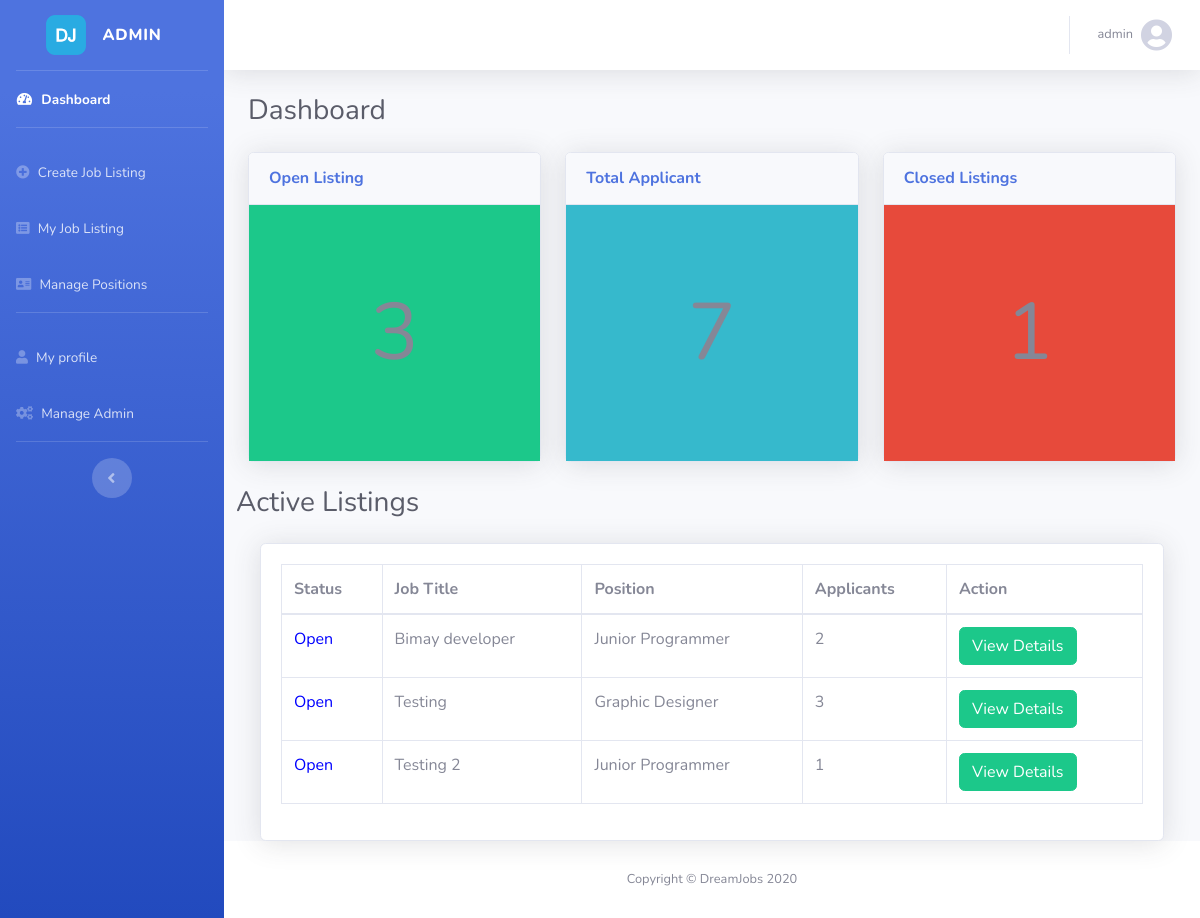
The app's page /Ccompdashboard.php (signed in) with its own data.
### tables this page shows
CREATE TABLE `trvacancy` (
  `VacancyID` varchar(15) NOT NULL,
  `VacancyTitle` varchar(50) NOT NULL,
  `CompanyID` varchar(15) DEFAULT NULL,
  `PositionID` varchar(15) DEFAULT NULL,
  `VacancyStatusId` int(11) DEFAULT NULL,
  `SalaryRangeID` int(11) DEFAULT NULL,
  `EducationTypeID` int(11) DEFAULT NULL,
  `VacancyLocation` varchar(255) DEFAULT NULL,
  `CreatedDate` date DEFAULT NULL,
  `UpdatedDate` date DEFAULT NULL,
  `CreatedBy` varchar(125) DEFAULT NULL,
  `UpdatedBy` varchar(125) DEFAULT NULL
);

CREATE TABLE `msvacancystatus` (
  `VacancyStatusID` int(11) NOT NULL,
  `VacancyStatusName` varchar(15) DEFAULT NULL
);

CREATE TABLE `msposition` (
  `PositionID` varchar(15) NOT NULL,
  `PositionName` varchar(255) DEFAULT NULL,
  `CreatedDate` date DEFAULT NULL,
  `UpdatedDate` date DEFAULT NULL,
  `CreatedBy` varchar(125) DEFAULT NULL,
  `UpdatedBy` varchar(125) DEFAULT NULL
);

### Ccompdashboard.php (the view, shortened to what this page needs)
<?php
include_once "config/DB.php";
if($_SESSION['RoleID']==2||$_SESSION['RoleID']==3){
?>
<!DOCTYPE html>
<html lang="en">
<head><meta http-equiv="Content-Type" content="text/html; charset=utf-8">
  <link href="vendor/fontawesome-free/css/all.min.css" rel="stylesheet" type="text/css">
  <link href="css/sb-admin-2.min.css" rel="stylesheet">
</head>
<body id="page-top">
 <?php
 include_once("Cexcontain.php");
 ?>
        <div class="container-fluid">
          <div class="d-sm-flex align-items-center justify-content-between mb-4">
            <h1 class="h3 mb-0 text-gray-800">Dashboard</h1>
          </div>
          <div class="row">
            <?php
                  $query="SELECT a.VacancyStatusID,VacancyStatusName,VacancyID,VacancyTitle,a.PositionID, PositionName
                  FROM trvacancy a join msvacancystatus m on a.VacancyStatusId=m.VacancyStatusID join msposition c on a.PositionID=c.PositionID
                  where a.VacancyStatusID=1";
                  $result=$conn->query($query);
                  $count=0;
                  if($result->num_rows<1){
                    $count=0;
                  }
                  else{
                    while($data=$result->fetch_assoc()){
                      $count++;
                    }
                  }
                  ?>
            <div  class="col-xl-4 col-lg-5">
                <div  class="card shadow mb-4">
                  <div  class="card-header py-3 d-flex flex-row align-items-center justify-content-between">
                    <h6  class="m-0 font-weight-bold text-primary">Open Listing</h6>
                  </div>
                  <div style="background-color: #1cc88a"class="card-body">
                      <div style="background-color: #1cc88a;padding: 100px;">
                          <h1   style="margin: -40px; text-align: center;font-size: 500%;"><?= $count;?></h1>
                        </div>
                      </div>
                    </div>
                  </div>
                  <?php
                   $query2="SELECT count(*) as count from (SELECT applicantformid,vacancyid FROM `trvacancydetail` group by ApplicantFormID ,vacancyid) b";
                      $result2=$conn->query($query2);
                        $count=0;
                        while($data2=$result2->fetch_assoc()){
                          $count=$data2['count'];
                        }
                      ?>
                    <div  class="col-xl-4 col-lg-5">
                      <div  class="card shadow mb-4">
                        <div  class="card-header py-3 d-flex flex-row align-items-center justify-content-between">
                          <h6  class="m-0 font-weight-bold text-primary">Total Applicant</h6>
                        </div>
                <div style="background-color:#36b9cc;"class="card-body">
                    <div style="background-color: #36b9cc;padding: 100px;">
                        <h1   style="margin: -40px; text-align: center;font-size: 500%;"><?= $count?></h1>
                      </div>
                    </div>
                  </div>
                </div>
                <?php
                  $query="SELECT a.VacancyStatusID,VacancyStatusName,VacancyID,VacancyTitle,a.PositionID, PositionName
                  FROM trvacancy a join msvacancystatus m on a.VacancyStatusId=m.VacancyStatusID join msposition c on a.PositionID=c.PositionID
                  where a.VacancyStatusID=2";
                  $result=$conn->query($query);
                  $count=0;
                  if($result->num_rows<1){
                    $count=0;
                  }
                  else{
                    while($data=$result->fetch_assoc()){
                      $count++;
                    }
                  }
                  ?>
                <div  class="col-xl-4 col-lg-5">
                    <div  class="card shadow mb-4">
                      <div  class="card-header py-3 d-flex flex-row align-items-center justify-content-between">
                        <h6  class="m-0 font-weight-bold text-primary">Closed Listings</h6>
                      </div>
                      <div style="background-color: #e74a3b"class="card-body">
                          <div style="background-color: #e74a3b;padding: 100px;">
                              <h1   style="margin: -40px; text-align: center;font-size: 500%;"><?= $count?></h1>
                            </div>
                          </div>
                        </div>
                      </div>
          <div class="d-sm-flex align-items-center justify-content-between mb-4">
              <h1 class="h3 mb-0 text-gray-800">Active Listings</h1>
            </div>
            <div class="container-fluid">
                <div class="card shadow">
            <div class="card-body">
              <div class="table-responsive">
                <table class="table table-bordered" id="dataTable" width="100%" cellspacing="0">
                  <thead>
                    <tr>
                      <th>Status</th>
                      <th>Job Title</th>
                      <th>Position</th>
                      <th>Applicants</th>
                      <th>Action</th>
                    </tr>
                  </thead>
                  <tbody>
                   <?php
                  $query="SELECT a.VacancyStatusID,VacancyStatusName,VacancyID,VacancyTitle,a.PositionID, PositionName
                  FROM trvacancy a join msvacancystatus m on a.VacancyStatusId=m.VacancyStatusID join msposition c on a.PositionID=c.PositionID
                  where a.VacancyStatusID=1";
                  $result=$conn->query($query);
                  while($data=$result->fetch_assoc()){
                  ?>
                    <tr>
                      <?php if($data['VacancyStatusID']==1){?>
                      <td style="color:blue;"><?php echo $data['VacancyStatusName']?></td>
                  <?PHP }else{?>
                    <td style="color:red;"><?php echo $data['VacancyStatusName']?></td>
                  <?php }?>
                      <td><?php echo $data['VacancyTitle']?></td>
                      <td><?php echo $data['PositionName']?></td>
                       <?php
                    $query2="select count(*) as count from (SELECT applicantformid,vacancyid FROM `trvacancydetail` where VacancyID='".$data['VacancyID']."'
                    GROUP BY ApplicantFormID) a";
                      $result2=$conn->query($query2);
                      if($result2->num_rows<1){
                          { ?>  <td>0</td>  <?php }
                      }
                      else{
                        while($data2=$result2->fetch_assoc()){
                            { ?>  <td><?= $data2['count'] ?></td>  <?php }
                        }
                      }
                      ?>
                      <td>
                        <a href="Cdetailjob.php?id=<?php echo $data['VacancyID'] ?>" style="text-decoration: none;">
                          <button  id="status" class="btn btn-success"> View Details </button>
                        </a>
                      </td>
                    </tr>
                  <?php }?>
                  </tbody>
                </table>
              </div>
            </div>
          </div>
          </div>
        </div>
        </div>
      </div>
      <footer class="sticky-footer bg-white">
        <div class="container my-auto">
          <div class="copyright text-center my-auto">
            <span>Copyright &copy; DreamJobs 2020</span>
          </div>
        </div>
      </footer>
    </div>
  </div>
</body>
</html>
                    <?php }?>

### records on screen
trvacancy: VacancyStatusId.VacancyStatusName "Open", VacancyTitle "Bimay developer", PositionID.PositionName "Junior Programmer", count "2"
trvacancy: VacancyStatusId.VacancyStatusName "Open", VacancyTitle "Testing", PositionID.PositionName "Graphic Designer", count "3"
trvacancy: VacancyStatusId.VacancyStatusName "Open", VacancyTitle "Testing 2", PositionID.PositionName "Junior Programmer", count "1"

### other values on screen
$_SESSION['user'] "admin"
